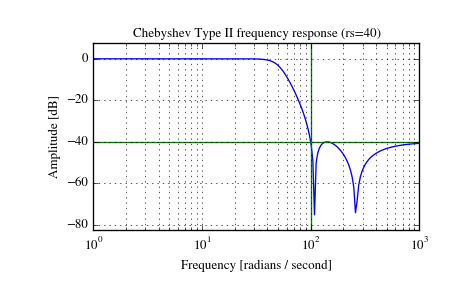

The Python source for this figure:
# Plot the filter's frequency response, showing the critical points:

from scipy import signal
import matplotlib.pyplot as plt

b, a = signal.cheby2(4, 40, 100, 'low', analog=True)
w, h = signal.freqs(b, a)
plt.semilogx(w, 20 * np.log10(abs(h)))
plt.title('Chebyshev Type II frequency response (rs=40)')
plt.xlabel('Frequency [radians / second]')
plt.ylabel('Amplitude [dB]')
plt.margins(0, 0.1)
plt.grid(which='both', axis='both')
plt.axvline(100, color='green') # cutoff frequency
plt.axhline(-40, color='green') # rs
plt.show()
